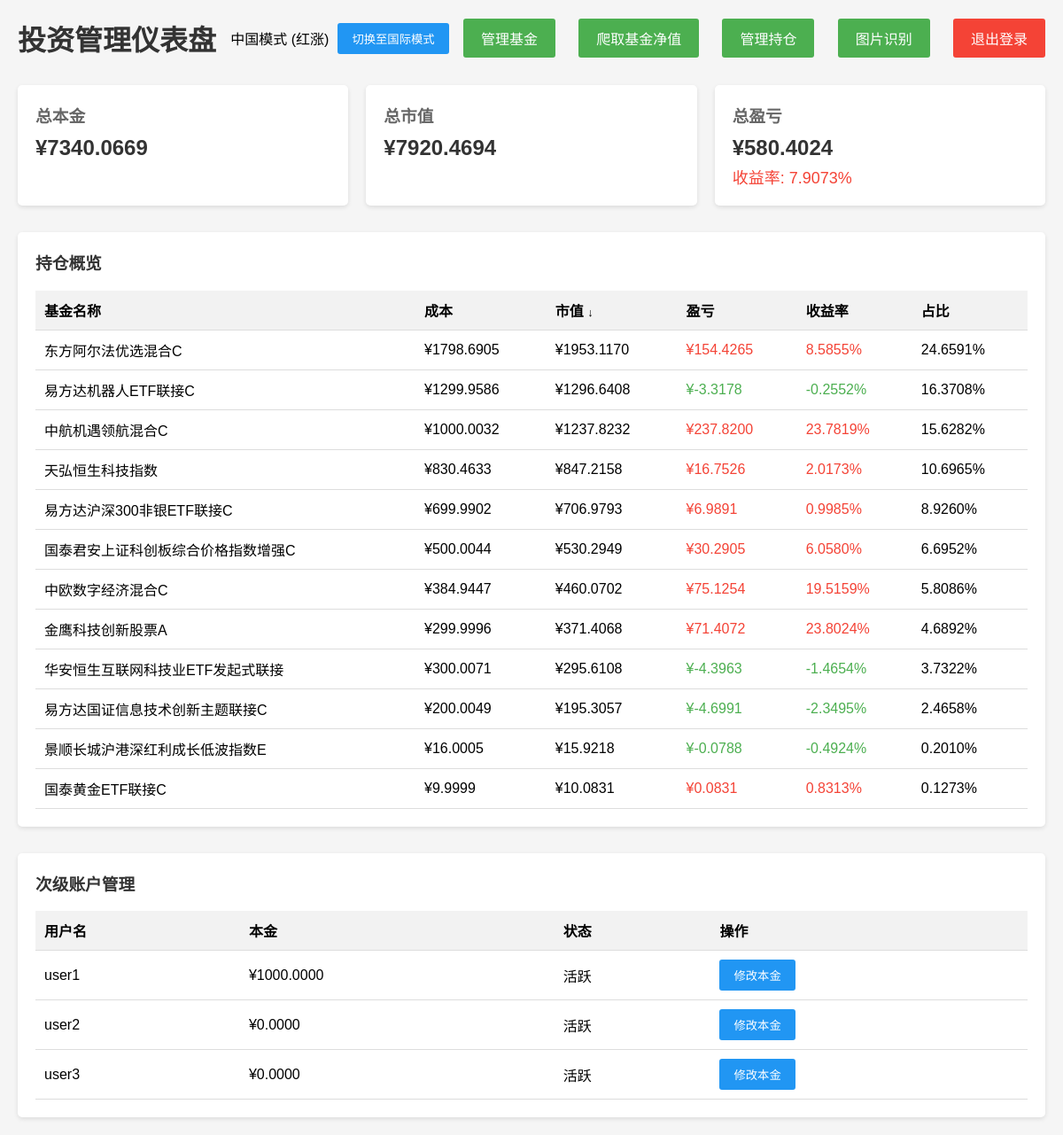
The page /dashboard (signed in) on the database its author committed.
### simple_app.py (models this page shows)
class Position(db.Model):
    id = db.Column(db.Integer, primary_key=True)
    user_id = db.Column(db.Integer, db.ForeignKey('user.id'), nullable=False)
    fund_id = db.Column(db.Integer, db.ForeignKey('fund.id'), nullable=False)
    shares = db.Column(db.Float, default=0.0)
    cost_price = db.Column(db.Float)
    created_at = db.Column(db.DateTime, default=datetime.utcnow)

class Fund(db.Model):
    id = db.Column(db.Integer, primary_key=True)
    code = db.Column(db.String(20), unique=True, nullable=False)
    name = db.Column(db.String(100), nullable=False)
    fund_type = db.Column(db.String(50))
    latest_nav = db.Column(db.Float)
    nav_date = db.Column(db.DateTime)
    positions = db.relationship('Position', backref='fund', lazy=True)

class User(UserMixin, db.Model):
    id = db.Column(db.Integer, primary_key=True)
    username = db.Column(db.String(80), unique=True, nullable=False)
    password = db.Column(db.String(200), nullable=False)
    is_main_account = db.Column(db.Boolean, default=False)
    principal = db.Column(db.Float, default=0.0)
    positions = db.relationship('Position', backref='user', lazy=True)
    profits = db.relationship('Profit', backref='user', lazy=True)

### simple_app.py (the view)
@app.route('/')
@app.route('/dashboard')
@login_required
def dashboard():
    if current_user.is_main_account:
        total_principal = 0
        for position in current_user.positions:
            if position.cost_price and position.shares > 0:
                total_principal += position.shares * position.cost_price
    else:
        total_principal = current_user.principal if current_user.principal else 0
    total_value = 0
    fund_names = []
    fund_values = []
    positions_cost = 0
    for position in current_user.positions:
        if position.fund and position.fund.latest_nav:
            fund_value = position.shares * position.fund.latest_nav
            total_value += fund_value
            fund_names.append(position.fund.name)
            fund_values.append(fund_value)
        if position.cost_price and position.shares > 0:
            positions_cost += position.shares * position.cost_price
    if not current_user.is_main_account:
        cash = max(0, current_user.principal - positions_cost)
        total_value += cash
    total_profit = total_value - total_principal
    sub_accounts = []
    if current_user.is_main_account:
        sub_accounts = User.query.filter_by(is_main_account=False).all()
    return render_template('simple_dashboard.html',
                           total_principal=total_principal,
                           total_value=total_value,
                           total_profit=total_profit,
                           fund_names=fund_names,
                           fund_values=fund_values,
                           sub_accounts=sub_accounts)

### simple_app.py (called while the page is built)
@login_manager.user_loader
def load_user(user_id):
    return User.query.get(int(user_id))

### templates/simple_dashboard.html (shortened to what this page needs)
<!DOCTYPE html>
<html lang="zh-CN">
<head>
</head>
<body>
    <div class="container">
        <div class="header">
            <h1 id="main-title">投资管理仪表盘</h1>
            <div class="toggle-container">
                <span id="color-mode-text">中国模式 (红涨)</span>
                <button id="toggle-color-mode" class="toggle-btn">切换至国际模式</button>
            </div>
            {% if current_user.is_main_account %}
            <a href="{{ url_for('manage_funds') }}" id="manage-funds-link" class="manage-funds">管理基金</a>
            <a href="{{ url_for('crawl_fund_nav') }}" id="crawl-fund-nav-link" class="manage-funds">爬取基金净值</a>
            <a href="{{ url_for('manage_positions') }}" id="manage-positions-link" class="manage-funds">管理持仓</a>
            {% endif %}
            <a href="{{ url_for('upload_image') }}" id="image-processing-link" class="manage-funds">图片识别</a>
            <a href="{{ url_for('logout') }}" id="logout-link" class="logout">退出登录</a>
        </div>
        <div class="cards">
            <div class="card">
                <h3 id="principal-title">总本金</h3>
                <div class="value">¥{{ "%.4f"|format(total_principal) }}</div>
            </div>
            <div class="card">
                <h3 id="market-value-title">总市值</h3>
                <div class="value">¥{{ "%.4f"|format(total_value) }}</div>
            </div>
            <div class="card">
                <h3 id="profit-title">总盈亏</h3>
                <div class="value {{ 'profit' if total_profit > 0 else 'loss' }}">¥{{ "%.4f"|format(total_profit) }}</div>
                <div class="yield-rate {{ 'profit' if total_profit > 0 else 'loss' }}"><span id="yield-rate-label">收益率: </span>{{ "%.4f"|format((total_profit/total_principal)*100 if total_principal > 0 else 0) }}%</div>
            </div>
        </div>
        <div class="positions">
            <h3 id="positions-title">持仓概览</h3>
            <table id="positions-table">
                <tr>
                    <th id="fund-name-header">基金名称</th>
                    <th id="cost-header">成本</th>
                    <th id="value-header" style="cursor: pointer;">市值 <span id="sort-icon" style="font-size: 0.8em;">↓</span></th>
                    <th id="profit-header">盈亏</th>
                    <th id="return-header">收益率</th>
                    <th id="proportion-header">占比</th>
                </tr>
                {% if current_user.positions %}
                    {% for position in current_user.positions %}
                        {% if position.fund and position.fund.latest_nav %}
                            <tr>
                                <td>{{ position.fund.name }}</td>
                                <td>¥{{ "%.4f"|format(position.shares * position.cost_price) }}</td>
                                <td>¥{{ "%.4f"|format(position.shares * position.fund.latest_nav) }}</td>
                                <td class="{{ 'profit' if (position.shares * position.fund.latest_nav) > (position.shares * position.cost_price) else 'loss' }}">¥{{ "%.4f"|format(position.shares * position.fund.latest_nav - position.shares * position.cost_price) }}</td>
                                <td class="{{ 'profit' if (position.shares * position.fund.latest_nav) > (position.shares * position.cost_price) else 'loss' }}">{{ "%.4f"|format(((position.fund.latest_nav - position.cost_price) / position.cost_price)*100 if position.cost_price > 0 else 0) }}%</td>
                                <td>{{ "%.4f"|format(((position.shares * position.fund.latest_nav) / total_value)*100 if total_value > 0 else 0) }}%</td>
                            </tr>
                        {% endif %}
                    {% endfor %}
                {% else %}
                    <tr>
                        <td colspan="6">暂无持仓数据</td>
                    </tr>
                {% endif %}
            </table>
        </div>
        <div class="sub-accounts">
            <h3 id="sub-accounts-title">次级账户管理</h3>
            <table>
                <tr>
                    <th id="username-header">用户名</th>
                    <th id="sub-principal-header">本金</th>
                    <th id="status-header">状态</th>
                    <th id="action-header">操作</th>
                </tr>
                {% if current_user.is_main_account and sub_accounts %}
                    {% for account in sub_accounts %}
                        <tr>
                            <td>{{ account.username }}</td>
                            <td>¥{{ "%.4f"|format(account.principal) }}</td>
                            <td class="status-text">活跃</td>
                            <td>
                                <button onclick="showEditPrincipalModal({{ account.id }}, '{{ account.username }}', {{ account.principal }})" class="toggle-btn">修改本金</button>
                            </td>
                        </tr>
                    {% endfor %}
                {% else %}
                    <tr>
                        <td colspan="4">暂无次级账户数据</td>
                    </tr>
                {% endif %}
            </table>
        </div>
    </div>
</body>
</html>

### templates/simple_dashboard.html (style rules this page uses)
body { font-family: Arial, sans-serif; margin: 0; padding: 20px; background-color: #f5f5f5; }
.container { max-width: 1200px; margin: 0 auto; }
.header { display: flex; justify-content: space-between; align-items: center; margin-bottom: 30px; flex-wrap: wrap; gap: 15px; }
h1 { color: #333; margin: 0; }
.logout { background-color: #f44336; color: white; padding: 10px 20px; border: none; border-radius: 3px; cursor: pointer; text-decoration: none; }
.manage-funds { background-color: #4CAF50; color: white; padding: 10px 20px; border: none; border-radius: 3px; cursor: pointer; text-decoration: none; margin-right: 10px; }
.toggle-container { display: flex; align-items: center; gap: 10px; }
.toggle-btn { padding: 8px 16px; border: none; border-radius: 3px; cursor: pointer; background-color: #2196F3; color: white; }
.cards { display: grid; grid-template-columns: repeat(auto-fit, minmax(300px, 1fr)); gap: 20px; margin-bottom: 30px; }
.card { background-color: white; padding: 20px; border-radius: 5px; box-shadow: 0 2px 5px rgba(0,0,0,0.1); }
.card h3 { color: #666; margin: 0 0 10px 0; }
.card .value { font-size: 24px; font-weight: bold; color: #333; }
.card .yield-rate { font-size: 18px; margin-top: 5px; }
.profit { color: #f44336; }
.loss { color: #4CAF50; }
.positions { background-color: white; padding: 20px; border-radius: 5px; box-shadow: 0 2px 5px rgba(0,0,0,0.1); margin-top: 30px; }
.positions h3 { color: #333; margin-top: 0; }
.sub-accounts { background-color: white; padding: 20px; border-radius: 5px; box-shadow: 0 2px 5px rgba(0,0,0,0.1); margin-top: 30px; }
.sub-accounts h3 { color: #333; margin-top: 0; }
table { width: 100%; border-collapse: collapse; }
th, td { padding: 10px; text-align: left; border-bottom: 1px solid #ddd; }
th { background-color: #f2f2f2; }

### rows shown on the page
Position: fund.name "易方达国证信息技术创新主题联接C", position.shares*position.cost_price "200.0049", position.shares*position.fund.latest_nav "195.3057", shares+cost_price "-4.6991", cost_price.latest_nav "-2.3495", shares.latest_nav "2.4658"
Position: fund.name "中航机遇领航混合C", position.shares*position.cost_price "1000.0032", position.shares*position.fund.latest_nav "1237.8232", shares+cost_price "237.8200", cost_price.latest_nav "23.7819", shares.latest_nav "15.6282"
Position: fund.name "中欧数字经济混合C", position.shares*position.cost_price "384.9447", position.shares*position.fund.latest_nav "460.0702", shares+cost_price "75.1254", cost_price.latest_nav "19.5159", shares.latest_nav "5.8086"
Position: fund.name "易方达沪深300非银ETF联接C", position.shares*position.cost_price "699.9902", position.shares*position.fund.latest_nav "706.9793", shares+cost_price "6.9891", cost_price.latest_nav "0.9985", shares.latest_nav "8.9260"
Position: fund.name "天弘恒生科技指数", position.shares*position.cost_price "830.4633", position.shares*position.fund.latest_nav "847.2158", shares+cost_price "16.7526", cost_price.latest_nav "2.0173", shares.latest_nav "10.6965"
Position: fund.name "华安恒生互联网科技业ETF发起式联接", position.shares*position.cost_price "300.0071", position.shares*position.fund.latest_nav "295.6108", shares+cost_price "-4.3963", cost_price.latest_nav "-1.4654", shares.latest_nav "3.7322"
Position: fund.name "易方达机器人ETF联接C", position.shares*position.cost_price "1299.9586", position.shares*position.fund.latest_nav "1296.6408", shares+cost_price "-3.3178", cost_price.latest_nav "-0.2552", shares.latest_nav "16.3708"
Position: fund.name "东方阿尔法优选混合C", position.shares*position.cost_price "1798.6905", position.shares*position.fund.latest_nav "1953.1170", shares+cost_price "154.4265", cost_price.latest_nav "8.5855", shares.latest_nav "24.6591"
Position: fund.name "国泰君安上证科创板综合价格指数增强C", position.shares*position.cost_price "500.0044", position.shares*position.fund.latest_nav "530.2949", shares+cost_price "30.2905", cost_price.latest_nav "6.0580", shares.latest_nav "6.6952"
Position: fund.name "国泰黄金ETF联接C", position.shares*position.cost_price "9.9999", position.shares*position.fund.latest_nav "10.0831", shares+cost_price "0.0831", cost_price.latest_nav "0.8313", shares.latest_nav "0.1273"
Position: fund.name "金鹰科技创新股票A", position.shares*position.cost_price "299.9996", position.shares*position.fund.latest_nav "371.4068", shares+cost_price "71.4072", cost_price.latest_nav "23.8024", shares.latest_nav "4.6892"
Position: fund.name "景顺长城沪港深红利成长低波指数E", position.shares*position.cost_price "16.0005", position.shares*position.fund.latest_nav "15.9218", shares+cost_price "-0.0788", cost_price.latest_nav "-0.4924", shares.latest_nav "0.2010"
User: username "user1", principal "1000.0000"
User: username "user2", principal "0.0000"
User: username "user3", principal "0.0000"

### other values the page prints
{{ "%.4f"|format(total_principal) }} "7340.0669"
{{ "%.4f"|format(total_value) }} "7920.4694"
{{ "%.4f"|format(total_profit) }} "580.4024"
